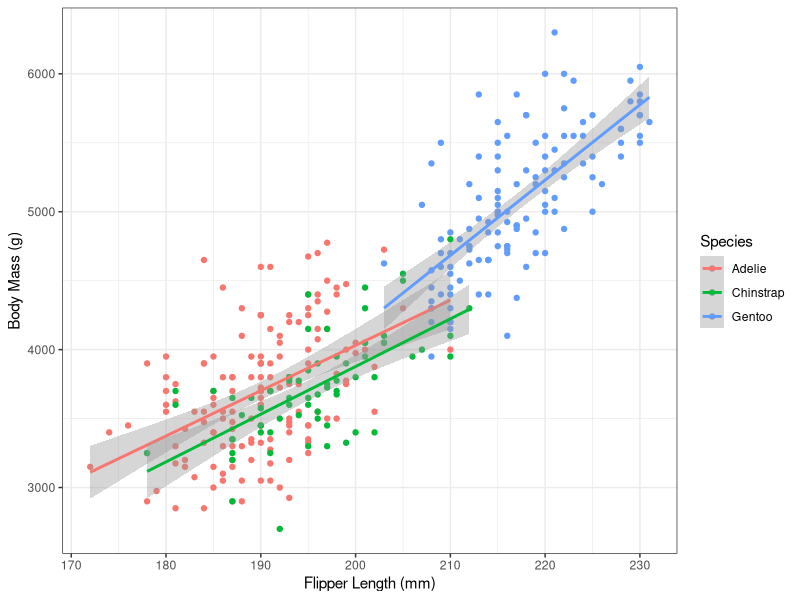

Recreate this plot in R.
## ---- chunk 1
knitr::opts_chunk$set(echo = TRUE,
                      fig.path = "../Output/")

## ---- chunk 2
library(here)
library(tidyverse)
library(palmerpenguins)
library(kableExtra)
## ---- chunk 3
glimpse(penguins)
## ---- chunk 4
penguins %>%
  ggplot(aes(x = flipper_length_mm,
             y = body_mass_g,
             color = species)) +
  geom_point()+
  geom_smooth(method = "lm") +
  labs(x = "Flipper Length (mm)",
       y = "Body Mass (g)",
       color = "Species") +
  theme_bw()
## ---- chunk 5
penguins %>%
  group_by(species) %>%
  summarise(bodymean = mean(body_mass_g, na.rm = TRUE)) %>%
  kbl() %>%
  kable_classic() %>%
  row_spec(2, bold = T, color = "white", background = "red") %>% 
  kable_styling(full_width = FALSE)
